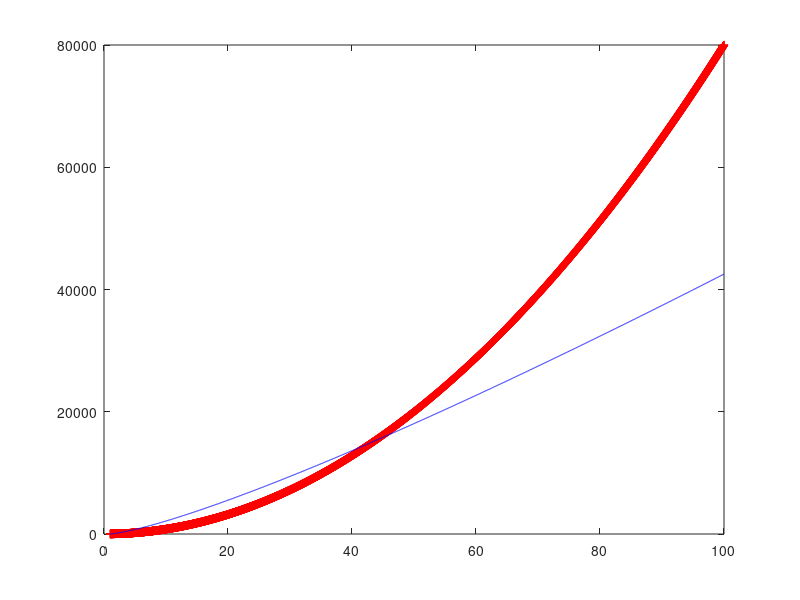

This figure's MATLAB source:

% nao vou usar i ( numero imaginario)
% melhor usar t

t = 1:0.01:100;

alg1 = 8*t.^2;

alg2 = 64.*t.*log2(t);

plot(t,alg1,'r+');hold on % manter na mesma figura
plot(t,alg2,'b-');